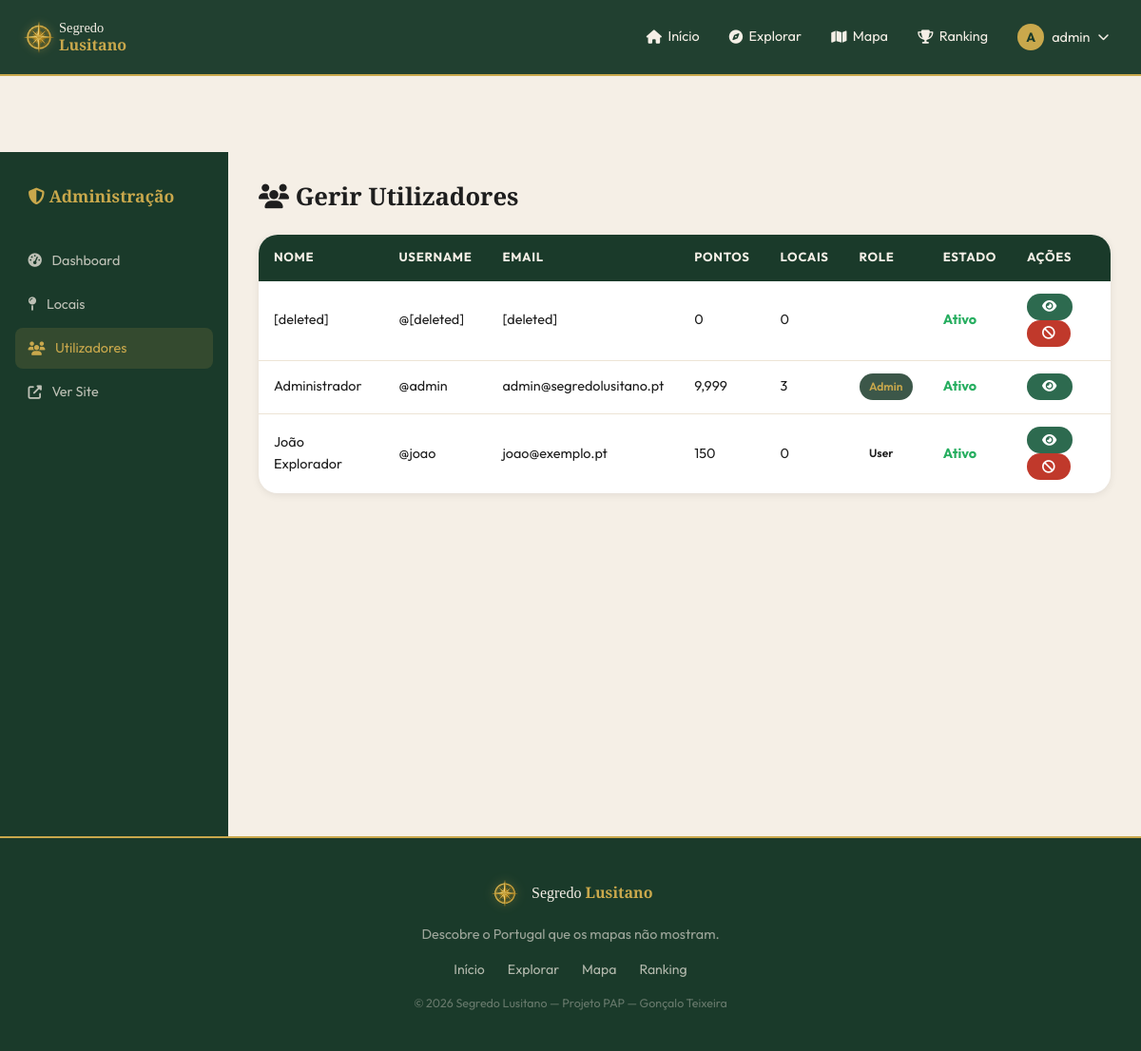
Before: /admin/utilizadores.php (signed in) with the older database file.
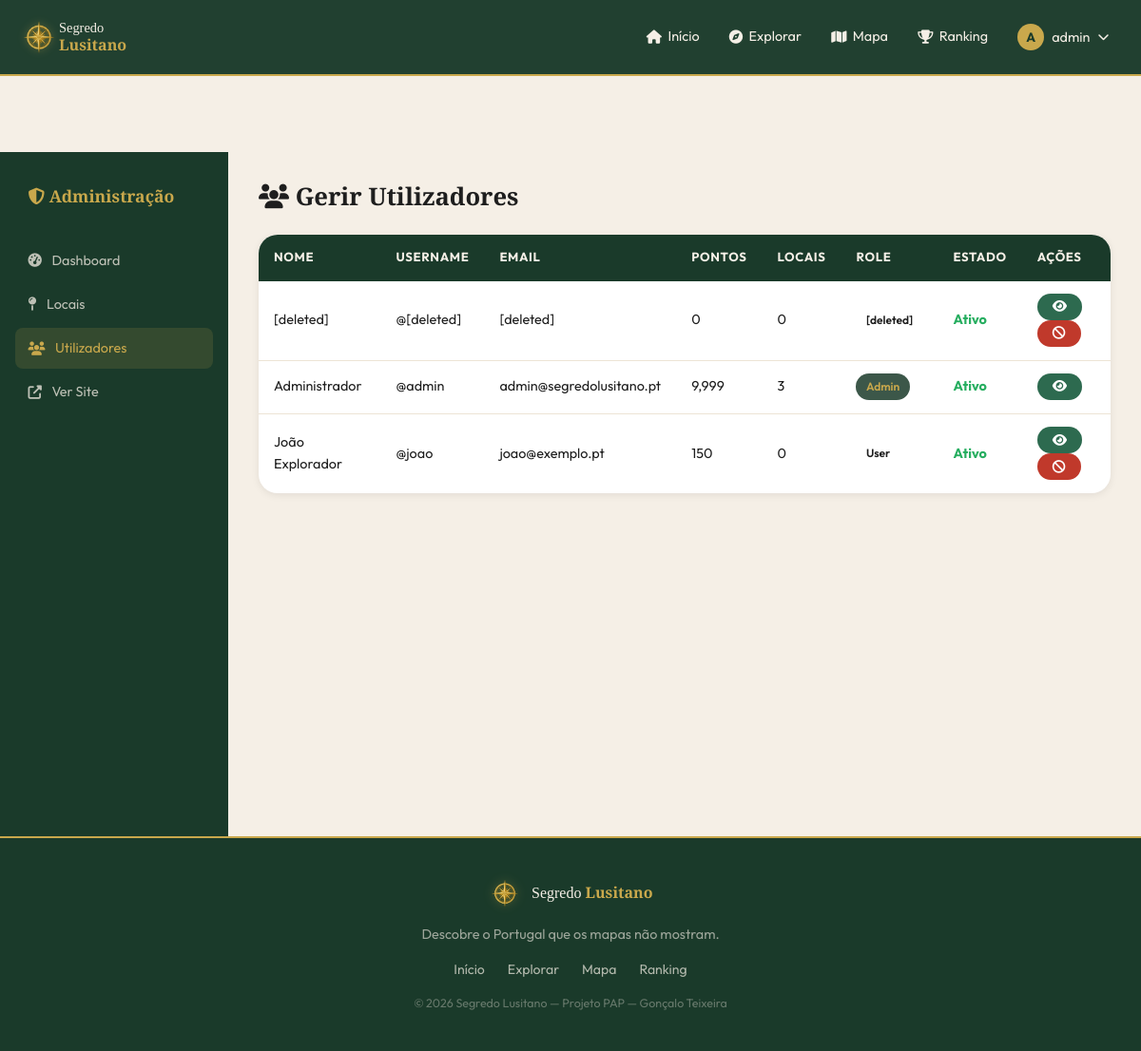
After: the same page with the newer database file.
### tables this page shows
CREATE TABLE utilizadores (
    id INT AUTO_INCREMENT PRIMARY KEY,
    nome VARCHAR(100) NOT NULL,
    username VARCHAR(50) NOT NULL UNIQUE,
    email VARCHAR(150) NOT NULL UNIQUE,
    password VARCHAR(255) NOT NULL,
    avatar VARCHAR(255) DEFAULT NULL,
    bio TEXT DEFAULT NULL,
    pontos INT DEFAULT 0,
    role ENUM('user','admin', '[deleted]') DEFAULT 'user',
    ativo TINYINT(1) DEFAULT 1,
    verificado TINYINT(1) DEFAULT 0,
    criado_em DATETIME DEFAULT CURRENT_TIMESTAMP
);

### includes/config.php (called while the page is built, shortened)
<?php
function db(): PDO {
    static $pdo = null;
    if ($pdo === null) {
        $dsn = 'mysql:host=' . DB_HOST . ';dbname=' . DB_NAME . ';charset=utf8mb4';
        $options = [
            PDO::ATTR_ERRMODE            => PDO::ERRMODE_EXCEPTION,
            PDO::ATTR_DEFAULT_FETCH_MODE => PDO::FETCH_ASSOC,
            PDO::ATTR_EMULATE_PREPARES   => false,
        ];
        $pdo = new PDO($dsn, DB_USER, DB_PASS, $options);
    }
    return $pdo;
}

### includes/auth.php (called while the page is built, shortened)
<?php
require_once __DIR__ . '/config.php';
function auth_user(): ?array {
    static $cache = null;
    if ($cache) return $cache;
    $st = db()->prepare('SELECT * FROM utilizadores WHERE id = ? AND ativo = 1');
    $st->execute([$_SESSION['user_id']]);
    $cache = $st->fetch() ?: null;
    return $cache;
}
function require_admin(): void {
    $u = auth_user();
}
function h(string $s): string {
    return htmlspecialchars($s, ENT_QUOTES, 'UTF-8');
}

### admin/utilizadores.php (the view, shortened to what this page needs)
<?php
require_admin();
$st = db()->query(
    'SELECT u.*, (SELECT COUNT(*) FROM locais WHERE utilizador_id=u.id AND estado="aprovado") AS total_locais
     FROM utilizadores u ORDER BY u.criado_em DESC'
);
$users = $st->fetchAll();
include dirname(__DIR__) . '/includes/header.php';
?>
<div class="page-content">
<div class="admin-wrapper">
  <aside class="admin-sidebar">
    <div style="color:var(--dourado);font-family:'Playfair Display',serif;font-size:1.1rem;font-weight:700;margin-bottom:1.5rem;padding:.5rem .85rem;">
      <i class="fas fa-shield-alt"></i> Administração
    </div>
    <nav class="admin-nav">
      <a href="<?= SITE_URL ?>/admin/index.php"><i class="fas fa-tachometer-alt"></i> Dashboard</a>
      <a href="<?= SITE_URL ?>/admin/locais.php"><i class="fas fa-map-pin"></i> Locais</a>
      <a href="<?= SITE_URL ?>/admin/utilizadores.php" class="active"><i class="fas fa-users"></i> Utilizadores</a>
      <a href="<?= SITE_URL ?>/index.php"><i class="fas fa-external-link-alt"></i> Ver Site</a>
    </nav>
  </aside>
  <main class="admin-content">
    <h1 class="admin-title"><i class="fas fa-users"></i> Gerir Utilizadores</h1>
    <table class="data-table">
      <thead><tr><th>Nome</th><th>Username</th><th>Email</th><th>Pontos</th><th>Locais</th><th>Role</th><th>Estado</th><th>Ações</th></tr></thead>
      <tbody>
        <?php foreach ($users as $u): ?>
        <tr>
          <td><?= h($u['nome']) ?></td>
          <td>@<?= h($u['username']) ?></td>
          <td><?= h($u['email']) ?></td>
          <td><?= number_format($u['pontos']) ?></td>
          <td><?= $u['total_locais'] ?></td>
          <td>
            <span class="badge <?= $u['role']==='admin' ? 'badge-cat' : '' ?>"><?= ucfirst($u['role']) ?></span>
          </td>
          <td>
            <span style="color:<?= $u['ativo'] ? '#27ae60' : '#e74c3c' ?>;font-weight:700;">
              <?= $u['ativo'] ? 'Ativo' : 'Suspenso' ?>
            </span>
          </td>
          <td>
            <a href="<?= SITE_URL ?>/pages/perfil.php?id=<?= $u['id'] ?>" class="btn btn-sm btn-verde"><i class="fas fa-eye"></i></a>
            <?php if ($u['role'] !== 'admin'): ?>
            <a href="?toggle=<?= $u['id'] ?>" class="btn btn-sm <?= $u['ativo'] ? 'btn-danger' : 'btn-primary' ?>">
              <i class="fas fa-<?= $u['ativo'] ? 'ban' : 'check' ?>"></i>
            </a>
            <?php endif; ?>
          </td>
        </tr>
        <?php endforeach; ?>
      </tbody>
    </table>
  </main>
</div>
</div>
<?php include dirname(__DIR__) . '/includes/footer.php'; ?>

### includes/header.php (shortened to what this page needs)
<?php
require_once dirname(__DIR__) . '/includes/auth.php';
$user = auth_user();
?>
<!DOCTYPE html>
<html lang="pt">
<head>
<link rel="stylesheet" href="https://cdnjs.cloudflare.com/ajax/libs/font-awesome/6.5.0/css/all.min.css">
<link rel="stylesheet" href="https://unpkg.com/leaflet@1.9.4/dist/leaflet.css">
<link rel="stylesheet" href="<?= SITE_URL ?>/assets/css/style.css">
<link rel="stylesheet" href="<?= SITE_URL ?>/assets/css/bootstrap.min.css">
</head>
<body>
<nav class="navbar" id="navbar">
  <div class="nav-inner">
    <a href="<?= SITE_URL ?>/index.php" class="nav-logo">
      <img src="<?= SITE_URL ?>/assets/images/logo_icon.png" alt="Segredo Lusitano" class="nav-logo-img" style="height:42px;width:42px;max-height:42px;max-width:42px;object-fit:contain;display:block;">
      <span style="font-family:'Playfair Display',serif;color:var(--creme);line-height:1.2;font-size:.9rem;">Segredo<br><strong style="color:var(--dourado);font-size:1rem;">Lusitano</strong></span>
    </a>
    <ul class="nav-links" id="nav-links">
      <li><a href="<?= SITE_URL ?>/index.php"><i class="fas fa-home"></i> Início</a></li>
      <li><a href="<?= SITE_URL ?>/pages/explorar.php"><i class="fas fa-compass"></i> Explorar</a></li>
      <li><a href="<?= SITE_URL ?>/pages/mapa.php"><i class="fas fa-map"></i> Mapa</a></li>
      <li><a href="<?= SITE_URL ?>/pages/ranking.php"><i class="fas fa-trophy"></i> Ranking</a></li>
      <?php if ($user): ?>
        <li class="nav-dropdown" id="nav-user-dropdown">
          <button class="nav-avatar-btn" id="dropdown-toggle" type="button" aria-expanded="false">
            <?php if ($user['avatar']): ?>
              <img src="<?= SITE_URL ?>/uploads/locais/<?= h($user['avatar']) ?>" alt="" class="nav-avatar">
            <?php else: ?>
              <span class="nav-avatar-placeholder"><?= mb_strtoupper(mb_substr($user['username'],0,1)) ?></span>
            <?php endif; ?>
            <?= h($user['username']) ?> <i class="fas fa-chevron-down" id="dropdown-chevron"></i>
          </button>
        </li>
      <?php else: ?>
        <li><a href="<?= SITE_URL ?>/pages/login.php" class="btn-nav-login">Entrar</a></li>
        <li><a href="<?= SITE_URL ?>/pages/registo.php" class="btn-nav-register">Registar</a></li>
      <?php endif; ?>
    </ul>
  </div>
</nav>

### includes/footer.php (shortened to what this page needs)
<footer class="site-footer">
  <div class="footer-inner">
    <div class="footer-brand">
      <img src="<?= SITE_URL ?>/assets/images/logo_icon.png" alt="Segredo Lusitano" style="height:36px;width:36px;object-fit:contain;filter:drop-shadow(0 0 6px rgba(201,168,76,.4));">
      <span style="font-family:'Playfair Display',serif;color:var(--creme);font-size:1rem;">Segredo <strong style="color:var(--dourado);">Lusitano</strong></span>
    </div>
    <p class="footer-tagline">Descobre o Portugal que os mapas não mostram.</p>
    <nav class="footer-links">
      <a href="<?= SITE_URL ?>/index.php">Início</a>
      <a href="<?= SITE_URL ?>/pages/explorar.php">Explorar</a>
      <a href="<?= SITE_URL ?>/pages/mapa.php">Mapa</a>
      <a href="<?= SITE_URL ?>/pages/ranking.php">Ranking</a>
    </nav>
    <p class="footer-copy">&copy; <?= date('Y') ?> Segredo Lusitano &mdash; Projeto PAP &mdash; Gonçalo Teixeira</p>
  </div>
</footer>
</body>
</html>

Changed rows visible on the page:
changed utilizadores "[deleted]": role (not shown) → "[deleted]"
